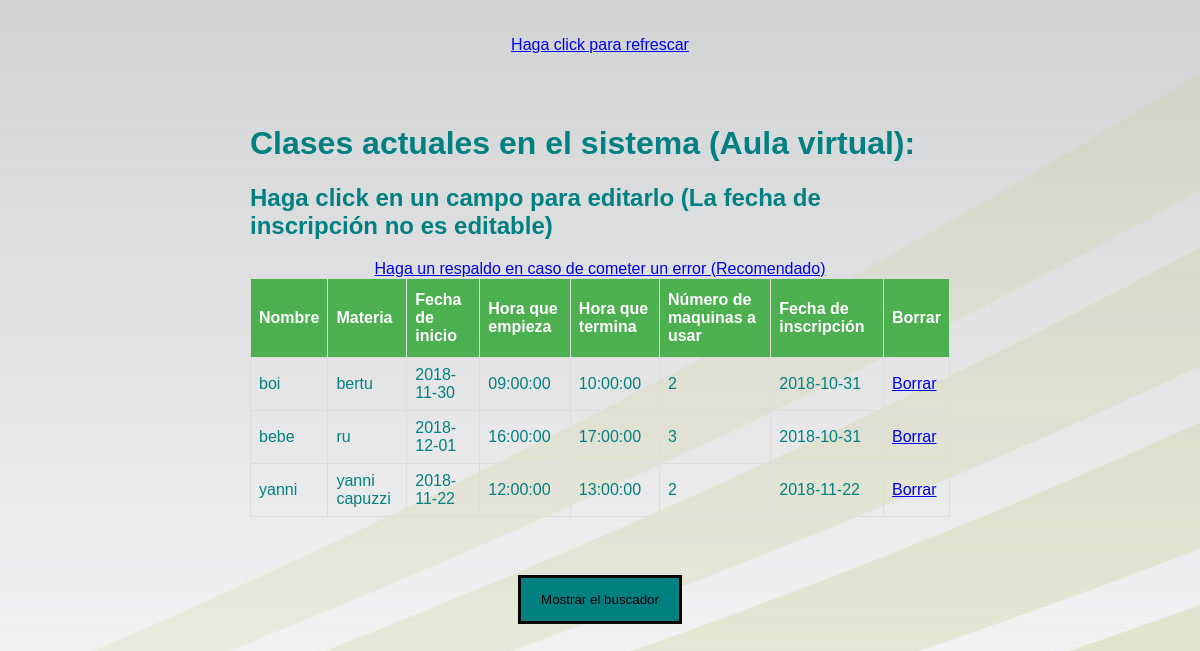
Before: /aulavirtualclase.php with the older database file.
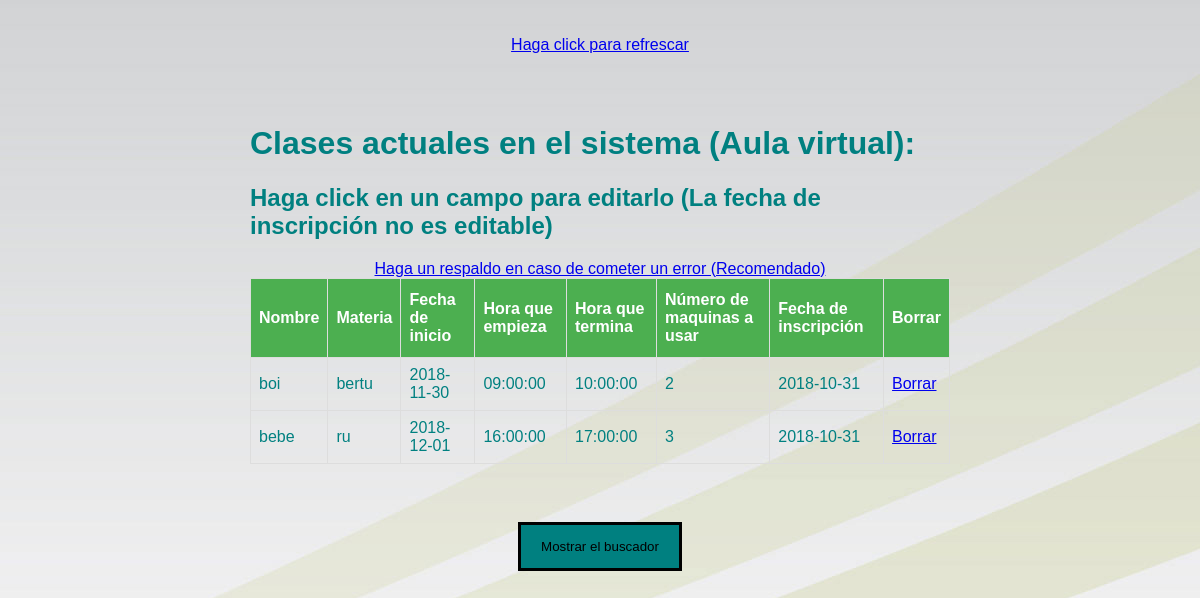
After: the same page with the newer database file.
### tables this page shows
CREATE TABLE `reservaaula` (
  `id` int(10) NOT NULL AUTO_INCREMENT,
  `nombre` varchar(100) NOT NULL,
  `materia` varchar(100) NOT NULL,
  `fecha` varchar(100) NOT NULL,
  `fechaemp` time NOT NULL,
  `fechater` time NOT NULL,
  `numero` int(11) NOT NULL,
  `fechainscripcion` date NOT NULL,
  PRIMARY KEY (`id`)
);

### aulavirtualclase.php (the view, shortened to what this page needs)
<?php
include_once("connection.php");
$sql = "SELECT * FROM `reservaaula` limit 10 ";
$queryRecords = mysqli_query($conn, $sql) or die("Error al buscar");
?>
<!DOCTYPE html>
<html lang="en">
<head>
<link rel="stylesheet" href="estilos\clase.css">
</head>
<body>
<br></br>
<div style="text-align: center;"><a href="aulavirtualclase.php">Haga click para refrescar</a></div>
<div class="container" style="padding:50px 250px;">
<h1>Clases actuales en el sistema (Aula virtual):</h1>
<h2>Haga click en un campo para editarlo (La fecha de inscripción no es editable)</h2>
<div style="text-align: center;"><a href="backup.php" target="_blank">Haga un respaldo en caso de cometer un error (Recomendado)</a></div>
<table id="employee_grid" name="employee_grid" class="table table-condensed table-hover table-striped bootgrid-table" width="60%" cellspacing="0">
   <thead>
      <tr>
         <th>Nombre</th>
         <th>Materia</th>
         <th>Fecha de inicio</th>
		 <th>Hora que empieza</th>
		 <th>Hora que termina</th>
		 <th>Número de maquinas a usar</th>
		 <th>Fecha de inscripción</th>
		 <th>Borrar</th>
      </tr>
   </thead>
   <tbody id="_editable_table">
      <?php foreach($queryRecords as $res) :?>
      <tr data-row-id="<?php echo $res['id'];?>">
         <center><td class="editable-col" contenteditable="true" colaula='0' oldVal ="<?php echo $res['nombre'];?>"><?php echo $res['nombre'];?></td></center>
         <center><td class="editable-col" contenteditable="true" colaula='1' oldVal ="<?php echo $res['materia'];?>"><?php echo $res['materia'];?></td></center>
         <center><td class="editable-col" contenteditable="true" colaula='2' oldVal ="<?php echo $res['fecha'];?>"><?php echo $res['fecha'];?></td></center>
         <center><td class="editable-col" contenteditable="true" colaula='3' oldVal ="<?php echo $res['fechaemp'];?>"><?php echo $res['fechaemp'];?></td></center>
		 <center><td class="editable-col" contenteditable="true" colaula='4' oldVal ="<?php echo $res['fechater'];?>"><?php echo $res['fechater'];?></td></center>
         <center><td class="editable-col" contenteditable="true" colaula='5' oldVal ="<?php echo $res['numero'];?>"><?php echo $res['numero'];?></td></center>
		 <center><td class="editable-col" contenteditable="false" colaula='6' oldVal ="<?php echo $res['fechainscripcion'];?>"><?php echo $res['fechainscripcion'];?></td></center>
		 <?php
		 echo "<td><a href='aulavirtualclaseborrar.php?id=".$res['id']."'>Borrar</a></td>";
		 echo "</tr>";
		 ?>
	  <?php endforeach;?>
   </tbody>
</table>
</div>
<div id="boton2" style="text-align: center;">
<button onclick="myFunction2()">Mostrar el buscador</button>
</div>
</body>
</html>

### estilos/clase.css (style rules this page uses)
body { font-family:Arial,Helvetica,sans-serif;color:teal;padding:0;margin:0;background-image:url(imagenes/fondo_une.jpg) }
#employee_grid { font-family:"Trebuchet MS",Arial,Helvetica,sans-serif;border-collapse:collapse;width:100% }
#employee_grid td,#employee_grid th { border:1px solid #ddd;padding:8px }
#employee_grid th { padding-top:12px;padding-bottom:12px;text-align:left;background-color:#4CAF50;color:#fff }
button,input[type=submit] { background-color:teal;color:#000;padding:14px 20px;margin:8px 0;border:3px solid #000;cursor:pointer;width:95 px }

### aulavirtualclase.php (style rules this page uses)
body { background-image: url("imagenes/fondo_une.jpg") }

Changed rows visible on the page:
removed reservaaula: nombre "yanni", materia "yanni capuzzi", fecha "2018-11-22", fechaemp "12:00:00", fechater "13:00:00", numero "2", fechainscripcion "2018-11-22"
